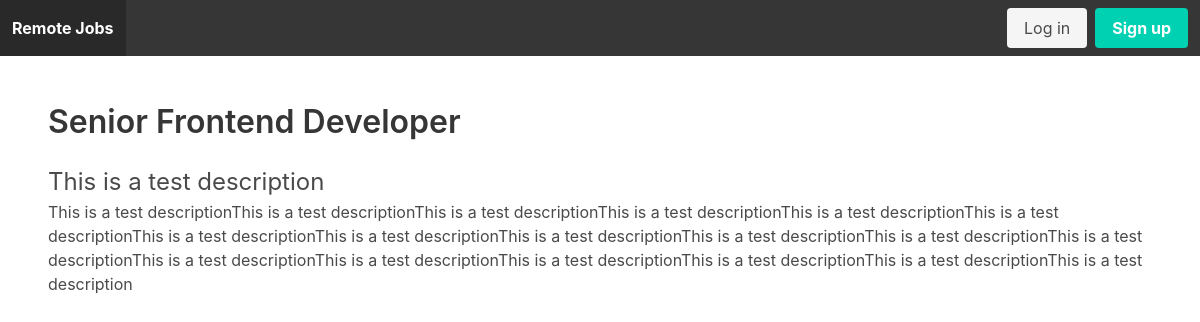
The app's page /jobs/2/ with its own data.
### apps/job/models.py (models this page shows, shortened)
class Job(models.Model):
    title = models.CharField(max_length=100)
    short_description = models.TextField()
    long_description = models.TextField(blank=True, null=True)
    created_at = models.DateTimeField(auto_now_add=True)
    updated_at = models.DateTimeField(auto_now=True)
    created_by = models.ForeignKey(
        User, related_name='jobs', on_delete=models.CASCADE)

### apps/job/views.py (the view)
# urls.py: path('<int:job_id>/', job_detail, name='job_detail'),
def job_detail(request, job_id):
    job = Job.objects.get(pk=job_id)
    return render(request, 'job/job_detail.html', {'job': job})

### templates/job/job_detail.html
{% extends 'core/base.html' %}
{% block content %}
<h1 class="title">
    {{ job.title }}
</h1>
<p class="is-size-4">
    {{job.short_description}}
</p>
<p>{{ job.long_description }}</p>
{% endblock %}

### records on screen
Job: title "Senior Frontend Developer", short_description "This is a test description", long_description "This is a test descriptionThis is a test descriptionThis is a test descriptionThis is a test descriptionThis is a test descriptionThis is a test descriptionThis is a test descriptionThis is a test descriptionThis is a test descriptionThis is a test descriptionThis is a test descriptionThis is a test descriptionThis is a test descriptionThis is a test descriptionThis is a test descriptionThis is a test descriptionThis is a test descriptionThis is a test description"
